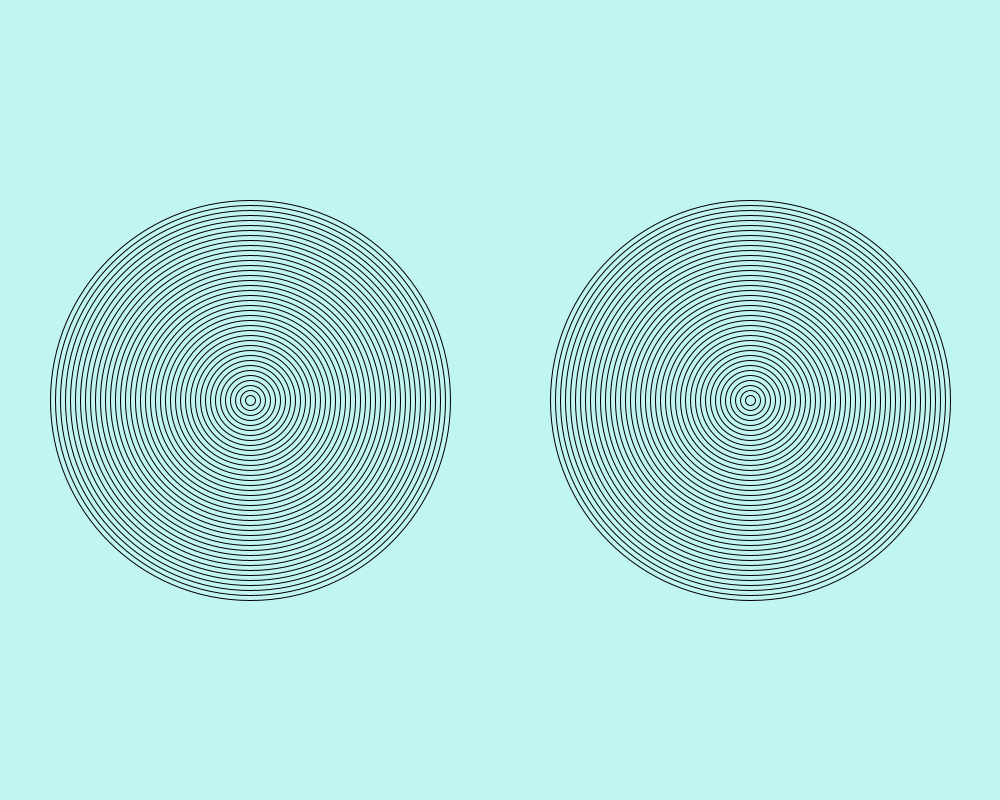
Frame 1 (no input)
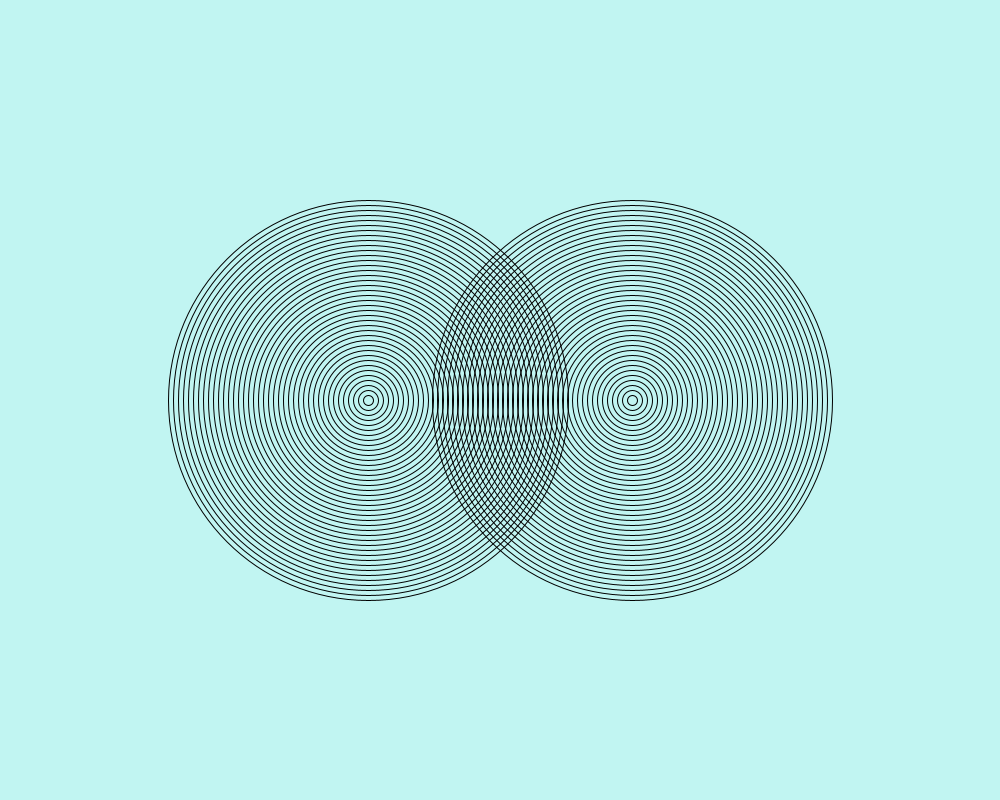
Frame 60 (the mouse pressed at the canvas centre just before this capture)
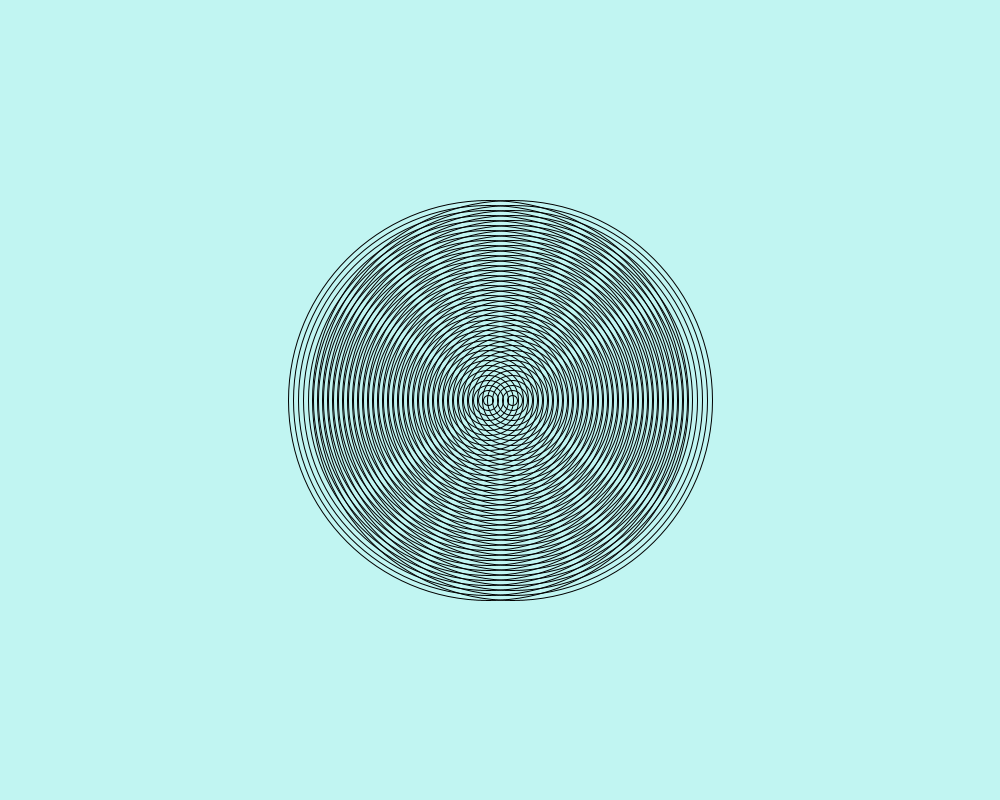
Frame 120 (the mouse held since frame 60 and released just before this capture)

The Processing sketch that drew these frames (run headless with seeded random() and noise(); from frame 60 on, the mouse is pressed at the canvas centre):

// Processing sketch: Amazing_Rings
// ── Amazing_Rings.pde
int x1 = 250;
int x2 = 750;

void setup(){
  size(1000, 800);
    }
    
    void draw(){
     background(193, 245, 242);
      for(int i = 400; i > 0; i -= 10){
     noFill();
     ellipse(x1, 400, i, i); 
     ellipse(x2, 400, i, i); 
     }
      x1 += 2;
      x2 -= 2;
      
   }
